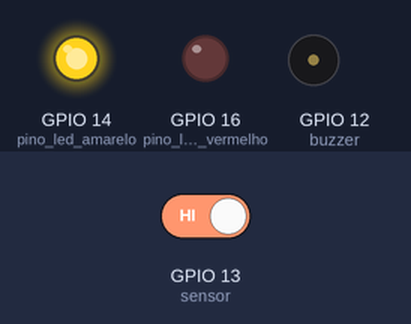
Simulated run of this sketch. Board: ESP8266 (NodeMCU). Shown: output pins drawn as LEDs (lit = HIGH), buzzer (waves = sounding, pin HIGH). The inputs (shaded band) are chosen by the test bench; at power-on: GPIO 13 (sensor) HIGH. WiFi joins after 1.5 s; servers stay silent unless stated; what the sketch prints to the serial monitor is not drawn.

Above: at 2.7 s.
2.8 s: GPIO 13 (sensor) driven LOW
At 3.2 s:
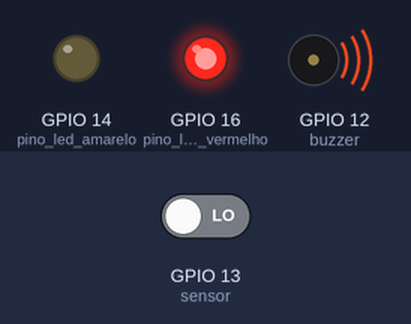
4.3 s: GPIO 13 (sensor) driven HIGH
At 5.5 s:
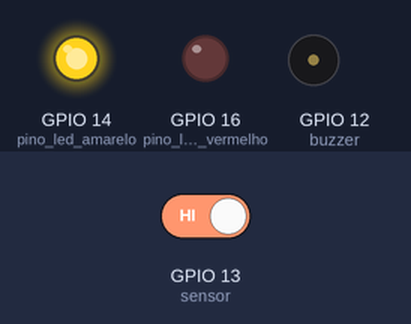
Timing chart, 0 to 7.3 s (numbered marks = the images above; inputs shaded):
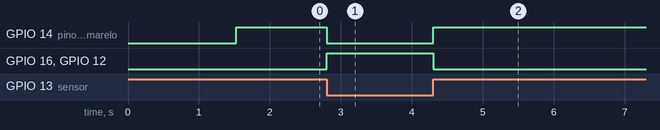

The sketch:

sketch_dec10a.ino
```cpp
// Porta que receberá o sinal digital do sensor
#define sensor 13
// Porta que acenderá o led vermelho quando a areia estiver seca
#define pino_led_vermelho 16
// Porta que acenderá o led amarelo quando a areia estiver molhada
#define pino_led_amarelo 14
//Porta que acionará o buzzer
#define buzzer 12

#include <ESP8266WiFi.h>

/*
 * ssid é o nome do wifi
 */
char ssid [] = "....";
char senha[] = "...";

WiFiServer server(80);

void setup() {

  Serial.begin(9600);
  delay(10);

  conectaWiFi(ssid,senha);

  server.begin();
  Serial.println("Servidor inicializado");

  pinMode(pino_led_vermelho, OUTPUT);
  pinMode(pino_led_amarelo, OUTPUT);
  pinMode(buzzer, OUTPUT);
  pinMode(sensor, INPUT_PULLUP);
}

void loop() {
  // Iniciando o circuito
  readSensor();

  WiFiClient client = server.available();
  if(!client){
    return;
  }

  while(!client.available()){
    delay(1);
  }

  String req = client.readStringUntil('\r');
  Serial.println(req);
  client.flush();

  client.println("HTTP/1.1 200 OK");
  client.println("Content-Type: text/html");
  client.println("");
  client.println("<!DOCTYPE HTML>");
  client.println("<html>");
  client.println("<meta http-equiv='refresh' content='2'>");
  client.println("<h1>Controle o xixi do seu gatinho (:</h1>");
  client.println("<h2>Staus da areia:</h2>");

  if(digitalRead(sensor)){
  client.println("<h1>Sua areia esta sequinha, parabens \\o </h1>");
  } else
  client.println("<h1>HORA DE TROCAR A AREIA D: </h1>");

  client.println("</html>");

}


void conectaWiFi(char SSID[],char SENHA[]){

  Serial.print("Conectando a rede ");
  Serial.println(SSID);

  WiFi.begin(SSID,SENHA);

  while(WiFi.status() != WL_CONNECTED){
    delay(500);
    Serial.print(".");
  }

  Serial.println(" ");
  Serial.println("WiFi Conectado");
  Serial.println("Endereço de IP: ");
  Serial.println(WiFi.localIP());
}

void readSensor(){
  if(digitalRead(sensor)){
    digitalWrite(buzzer, LOW);
    digitalWrite(pino_led_vermelho, LOW);
    digitalWrite(pino_led_amarelo, HIGH);
  } else {
    digitalWrite(pino_led_amarelo, LOW);
    digitalWrite(pino_led_vermelho, HIGH);
    digitalWrite(buzzer, HIGH);
  }
}
```

Measured:
- after the input at 2.8 s, GPIO 14 (pino_led_amarelo): HIGH → LOW at once; GPIO 16 (pino_led_vermelho), GPIO 12 (buzzer): LOW → HIGH at once
- after the input at 4.3 s, GPIO 14 (pino_led_amarelo): LOW → HIGH at once; GPIO 16 (pino_led_vermelho), GPIO 12 (buzzer): HIGH → LOW at once
